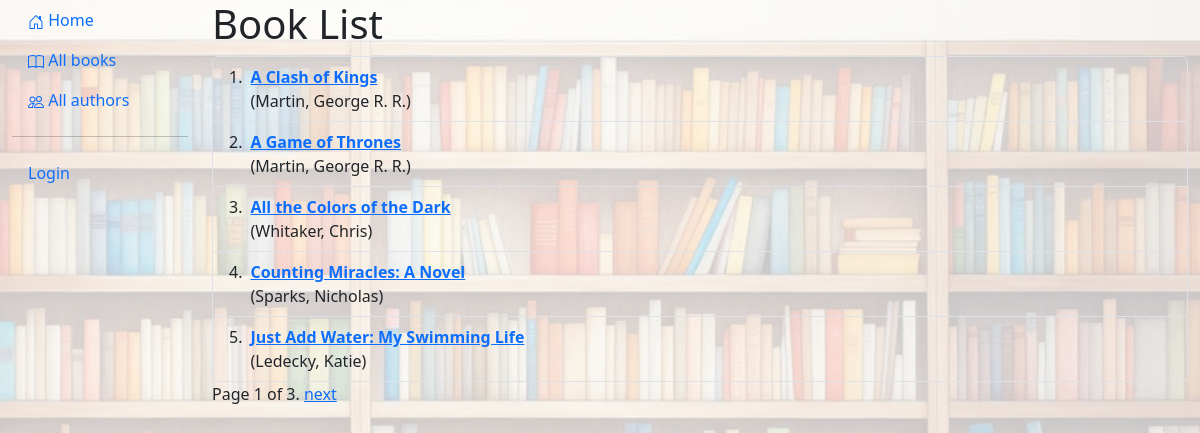
/catalog/books/, run on the app's committed database.
### catalog/models.py (models this page shows, shortened)
class Book(models.Model):
    title = models.CharField(max_length=200)
    author = models.ForeignKey('Author', on_delete=models.RESTRICT, null=True)
    summary = models.TextField(
        max_length=1000, help_text="Enter a brief description of the book")
    isbn = models.CharField('ISBN', max_length=13,
                            unique=True,
                            help_text='13 Character <a href="https://www.isbn-international.org/content/what-isbn'
                                      '">ISBN number</a>')
    genre = models.ManyToManyField(Genre, help_text="Select a genre for this book")
    language = models.ForeignKey('Language', on_delete=models.SET_NULL, null=True)
    image = models.ImageField(upload_to='images/', null=True, blank=True)
    class Meta:
        ordering = ['title']
    def get_absolute_url(self):
        return reverse('book-detail', args=[str(self.id)])
    def display_genre(self):
        """Create a string for the Genre.  This is required to display genre in Admin."""
        return ', '.join(genre.name for genre in self.genre.all()[:3])
    display_genre.short_description = 'Genre'

class Author(models.Model):
    first_name = models.CharField(max_length=100)
    last_name = models.CharField(max_length=100)
    date_of_birth = models.DateField(null=True, blank=True)
    date_of_death = models.DateField('died', null=True, blank=True)
    image = models.ImageField(upload_to='images/', null=True, blank=True)
    def __str__(self):
        return f'{self.last_name}, {self.first_name}'
    class Meta:
        ordering = ['last_name', 'first_name']

### catalog/views.py (the view)
# urls.py: path('books/', views.BookListView.as_view(), name='books'),
class BookListView(generic.ListView):
    model = Book
    paginate_by = 5

### catalog/templates/catalog/book_list.html
{% extends "base_generic.html" %}
{% block content %}
  <h1>Book List</h1>
  {% if book_list %}
    <ol class="list-group list-group-numbered">
      {% for book in book_list %}
      <li class="list-group-item d-flex bg-transparent">
        <div class="ms-2 me-auto">
          <div class="fw-bold">
            <a href="{{ book.get_absolute_url }}">{{ book.title }}</a>
          </div>
          ({{book.author}})
        </div>
      </li>
      {% endfor %}
    </ol>
  {% else %}
    <p>There are no books in the library.</p>
  {% endif %}
{% endblock %}

### data on the page
Book: title "A Clash of Kings", author "Martin, George R. R."
Book: title "A Game of Thrones", author "Martin, George R. R."
Book: title "All the Colors of the Dark", author "Whitaker, Chris"
Book: title "Counting Miracles: A Novel", author "Sparks, Nicholas"
Book: title "Just Add Water: My Swimming Life", author "Ledecky, Katie"

### other printed values
{{ page_obj.number }} "1"
{{ page_obj.paginator.num_pages }} "3"
